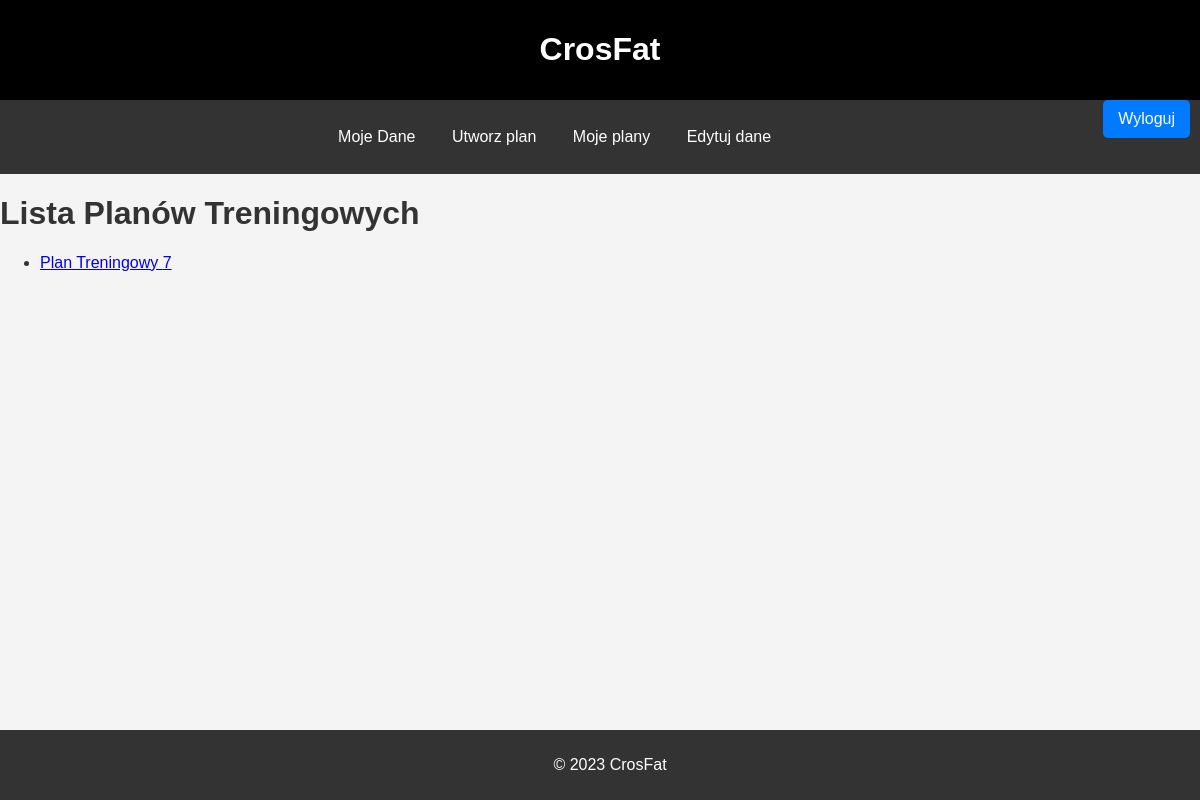
Before: /lista_planow/ (signed in) with the older database file.
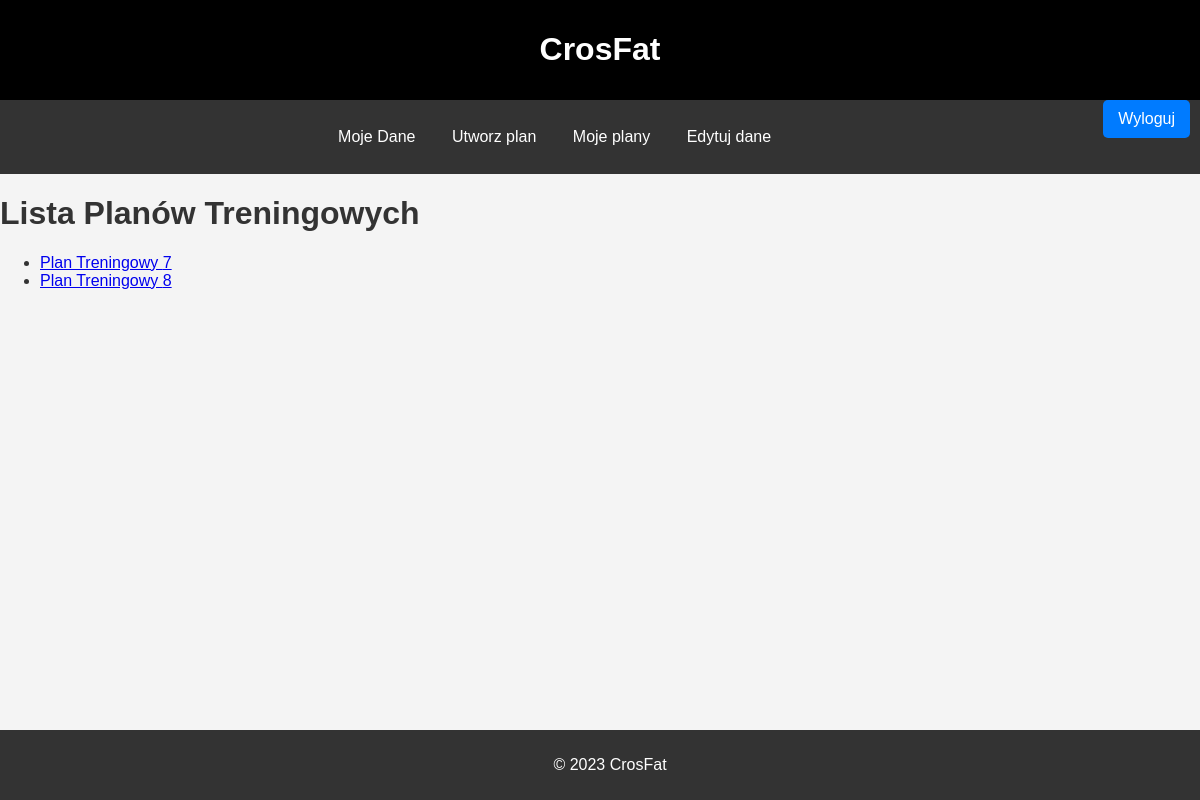
After: the same page with the newer database file.
### crosfat/models.py (models this page shows, shortened)
class PlanTreningowy(models.Model):
    user = models.ForeignKey(settings.AUTH_USER_MODEL, on_delete=models.CASCADE)
    waga = models.DecimalField(max_digits=5, decimal_places=2)
    wzrost = models.IntegerField()
    cel = models.CharField(max_length=100)
    data = datetime.now().date()
    bmi = models.DecimalField(max_digits=5, decimal_places=2)
    PLEC = (
        ('M', 'Mężczyzna'),
        ('K', 'Kobieta'),
    )

### crosfat/views.py (the view)
# urls.py: path('lista_planow/', views.lista_planow, name='lista_planow'),
def lista_planow(request):
    plany = PlanTreningowy.objects.filter(user=request.user)
    return render(request, 'lista_planow.html', {'plany': plany})

### crosfat/templates/lista_planow.html (shortened to what this page needs)
<!DOCTYPE html>
<html lang="en">
<head>
    {% load static %}
    <link rel="stylesheet" type="text/css" href="{% static 'crosfat/style1.css' %}">
    <header>
        <h1>CrosFat</h1>
        <div class="signup-link">
            <a href="{% url 'crosfat:wyloguj' %}" style="float:right;">Wyloguj</a>
        </div>
    </header>
    <main>
        <nav>
            <a href="{% url 'crosfat:user' %}">Moje Dane</a>
            <a href="{% url 'crosfat:create' %}">Utworz plan</a>
            <a href="{% url 'crosfat:lista_planow' %}">Moje plany</a>
            <a href="{% url 'crosfat:Edit' %}">Edytuj dane</a>
        </nav>
</head>
<body>
     <h1>Lista Planów Treningowych</h1>
    <ul>
        {% for plan in plany %}
                <li><a href="{% url 'crosfat:plan_details' plan.id %}">Plan Treningowy {{ plan.id }}</a></li>
        {% empty %}
            Brak Planow
        {% endfor %}
        </ul>
</body>
 <footer>
        <p>&copy; 2023 CrosFat</p>
      </footer>
</html>

Changed rows visible on the page:
added PlanTreningowy: id "8"
